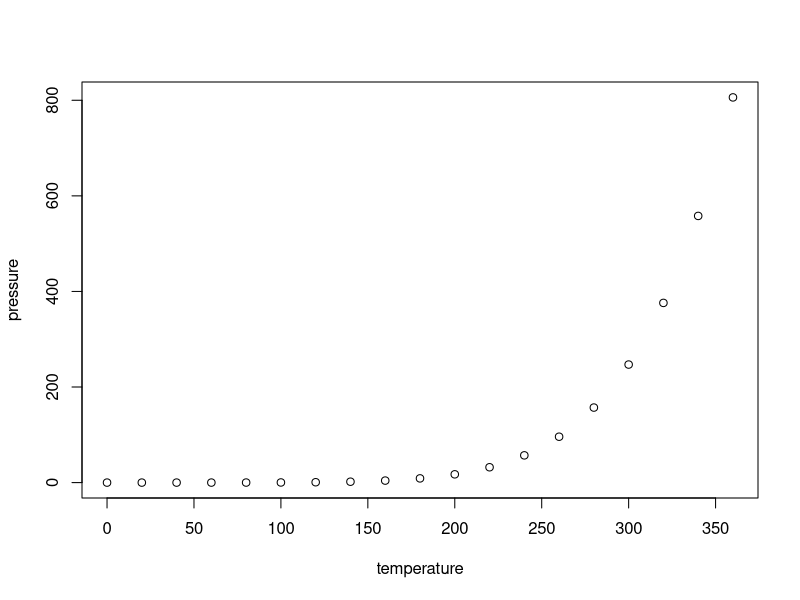
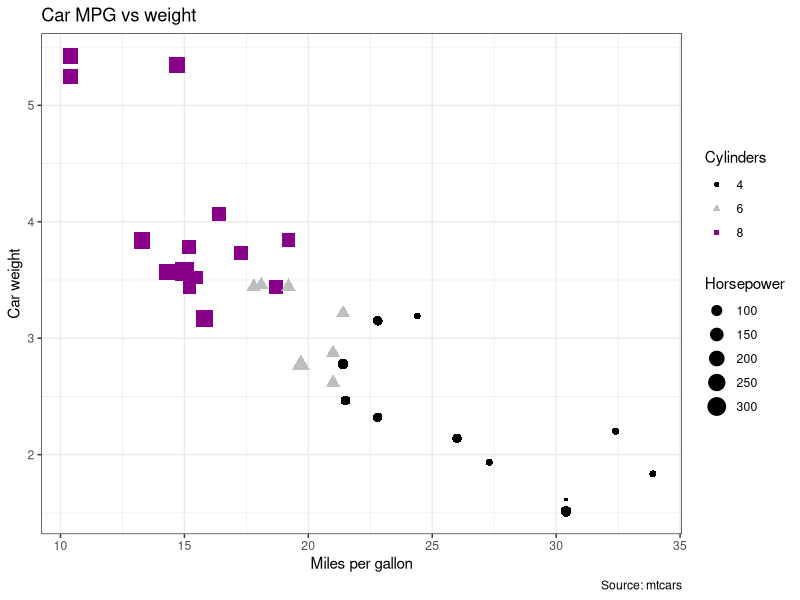

R code for these plots, in order:
## ---- chunk 1
knitr::opts_chunk$set(echo = FALSE)
## ---- chunk 2
summary(cars)
## ---- chunk 3
plot(pressure)
## ---- chunk 4
library(tidyverse)
ggplot(mtcars)+ 
       geom_point(aes(x = mpg, y = wt, 
                      color = factor(cyl),
                      shape = factor(cyl),
                      size = hp))+ 
                      #label = rownames(mtcars), check_overlap = TRUE) +
  theme_bw() +
  scale_color_manual(values = c("black", "gray", "#890089") ) +
  labs(title = "Car MPG vs weight", 
       x = 'Miles per gallon',
       y = 'Car weight',
       shape="Cylinders", size="Horsepower", color = "Cylinders",
       caption = "Source: mtcars")

